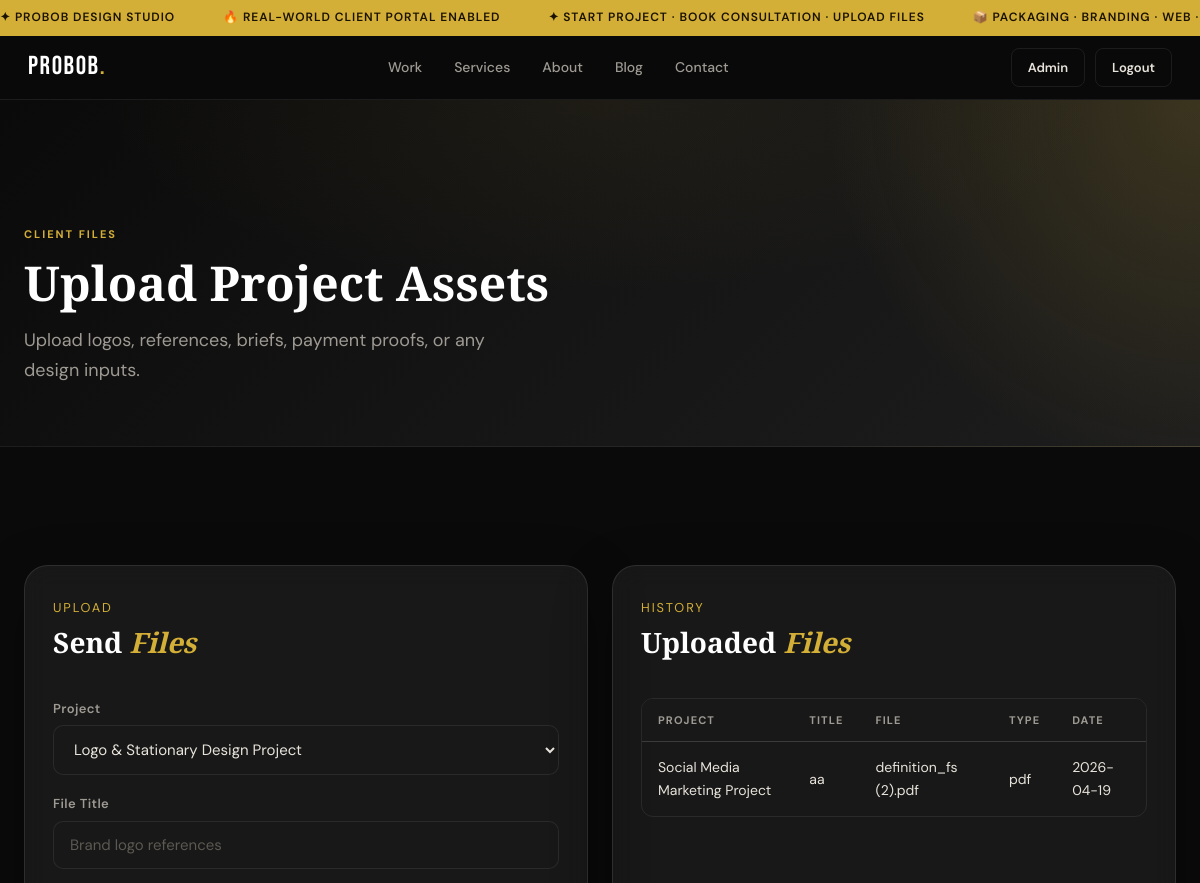
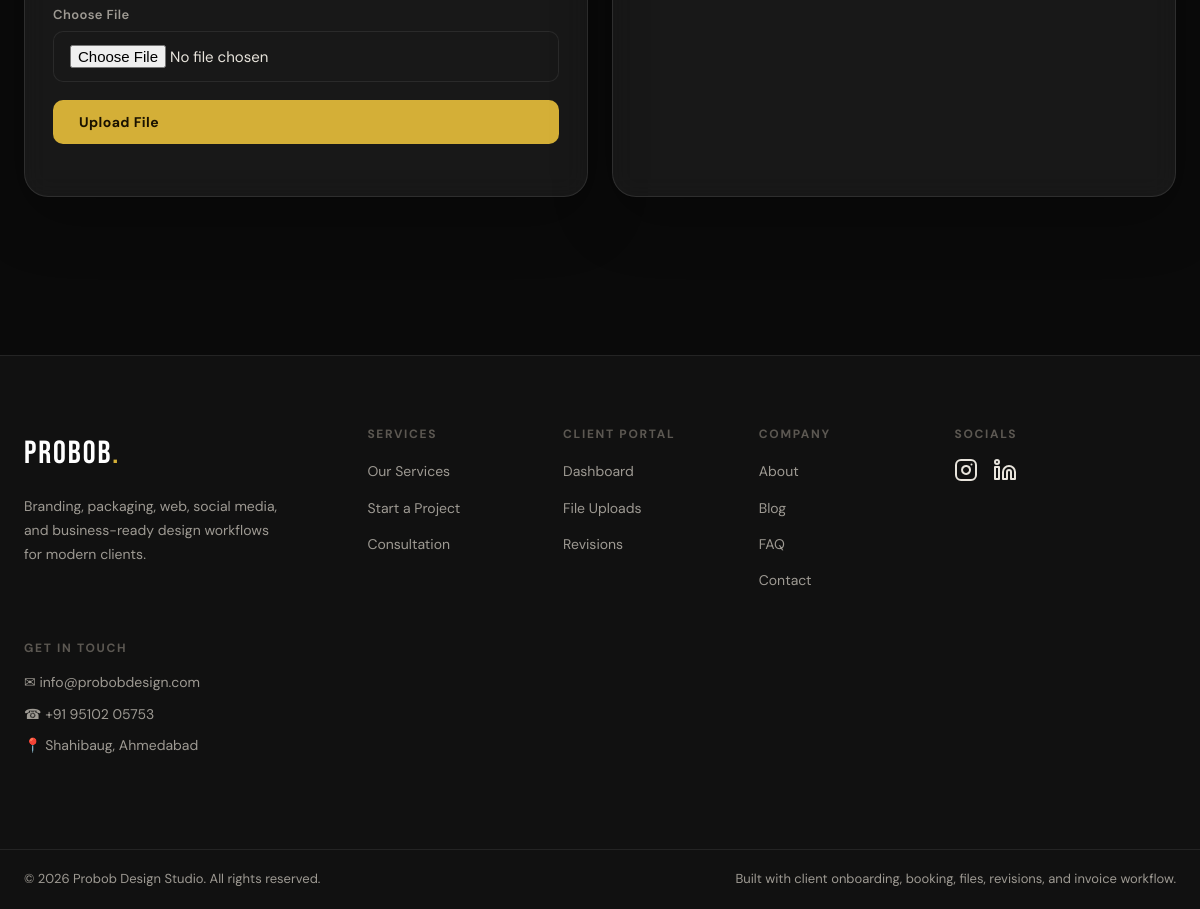
Page /client/files (signed in) on the committed database (2 pictures, top to bottom).
### tables this page shows
CREATE TABLE project_files (
            id INTEGER PRIMARY KEY AUTOINCREMENT,
            project_id INTEGER,
            user_id INTEGER,
            title TEXT,
            filename TEXT,
            file_path TEXT,
            file_type TEXT,
            uploaded_by_role TEXT,
            created_at TEXT DEFAULT CURRENT_TIMESTAMP
        );

CREATE TABLE projects (
            id INTEGER PRIMARY KEY AUTOINCREMENT,
            user_id INTEGER,
            quote_id INTEGER,
            title TEXT NOT NULL,
            service TEXT,
            brief TEXT,
            status TEXT DEFAULT 'Inquiry Received',
            priority TEXT DEFAULT 'Medium',
            budget TEXT,
            due_date TEXT,
            designer_name TEXT,
            progress INTEGER DEFAULT 0,
            created_at TEXT DEFAULT CURRENT_TIMESTAMP
        );

### app.py (the view, shortened to what this page needs)
@app.route('/client/files', methods=['GET', 'POST'])
@login_required
def client_files():
    db = get_db()
    user = get_current_user()
    projects = db.execute('SELECT id,title FROM projects WHERE user_id=? ORDER BY id DESC', (user['id'],)).fetchall()
    files = db.execute(
        '''SELECT pf.*, p.title AS project_title FROM project_files pf
           LEFT JOIN projects p ON pf.project_id=p.id
           WHERE pf.user_id=? ORDER BY pf.id DESC''',
        (user['id'],)
    ).fetchall()
    return render_template('client_files.html', projects=projects, files=files)

### app.py (called while the page is built)
def get_db():
    db = getattr(g, '_database', None)
    if db is None:
        db = g._database = sqlite3.connect(DATABASE)
        db.row_factory = sqlite3.Row
    return db

@app.teardown_appcontext
def close_connection(exception):
    db = getattr(g, '_database', None)
    if db is not None:
        db.close()

def login_required(f):
    @wraps(f)
    def decorated(*args, **kwargs):
        if 'user_id' not in session:
            flash('Please log in to access this page.', 'warning')
            return redirect(url_for('login', next=request.path))
        return f(*args, **kwargs)
    return decorated

def get_current_user():
    if 'user_id' not in session:
        return None
    return get_db().execute('SELECT * FROM users WHERE id=?', (session['user_id'],)).fetchone()

def get_user_notifications(limit=5, only_unread=False):
    user = get_current_user()
    if not user:
        return []
    query = 'SELECT * FROM notifications WHERE user_id=?'
    params = [user['id']]
    if only_unread:
        query += ' AND is_read=0'
    query += ' ORDER BY id DESC LIMIT ?'
    params.append(limit)
    return get_db().execute(query, tuple(params)).fetchall()

def unread_notification_count():
    user = get_current_user()
    if not user:
        return 0
    return get_db().execute('SELECT COUNT(*) FROM notifications WHERE user_id=? AND is_read=0', (user['id'],)).fetchone()[0]

@app.context_processor
def inject_user():
    user = get_current_user()
    play_login_sound = bool(session.pop('play_login_sound', False))
    return {
        'current_user': user,
        'notif_preview': get_user_notifications(limit=5) if user else [],
        'notif_unread_count': unread_notification_count() if user else 0,
        'play_login_sound': play_login_sound,
        'now_iso': now_iso
    }

### templates/client_files.html (shortened to what this page needs)
{% extends "base.html" %}
{% block content %}
<div class="page-hero compact dashboard-hero-bg"><div class="container"><span class="section-kicker">Client Files</span><h1>Upload Project Assets</h1><p>Upload logos, references, briefs, payment proofs, or any design inputs.</p></div></div>
<section class="section"><div class="container">
    <div class="dashboard-grid-2">
        <div class="dash-section glass-card">
            <div class="panel-head"><div><span class="panel-kicker">Upload</span><h2>Send <em>Files</em></h2></div></div>
            <form method="POST" enctype="multipart/form-data" class="auth-form">
                <div class="form-group"><label>Project</label><select name="project_id" required>{% for project in projects %}<option value="{{ project.id }}">{{ project.title }}</option>{% endfor %}</select></div>
                <div class="form-group"><label>File Title</label><input type="text" name="title" placeholder="Brand logo references"></div>
                <div class="form-group"><label>Choose File</label><input type="file" name="file" required></div>
                <button class="btn-primary" type="submit">Upload File</button>
            </form>
        </div>
        <div class="dash-section glass-card">
            <div class="panel-head"><div><span class="panel-kicker">History</span><h2>Uploaded <em>Files</em></h2></div></div>
            {% if files %}
            <div class="dash-table-wrap"><table class="dash-table"><thead><tr><th>Project</th><th>Title</th><th>File</th><th>Type</th><th>Date</th></tr></thead><tbody>{% for item in files %}<tr><td>{{ item.project_title or '—' }}</td><td>{{ item.title }}</td><td><a href="{{ item.file_path }}" target="_blank">{{ item.filename }}</a></td><td>{{ item.file_type }}</td><td>{{ item.created_at[:10] }}</td></tr>{% endfor %}</tbody></table></div>
            {% else %}<div class="empty-state">No files uploaded yet.</div>{% endif %}
        </div>
    </div>
</div></section>
{% endblock %}

### rows in the picture
project_files: title "Social Media Marketing Project", title "aa", filename "definition_fs (2).pdf", file_type "pdf", created_at "2026-04-19"

### other values in the picture
form field project_id "Logo & Stationary Design Project"
